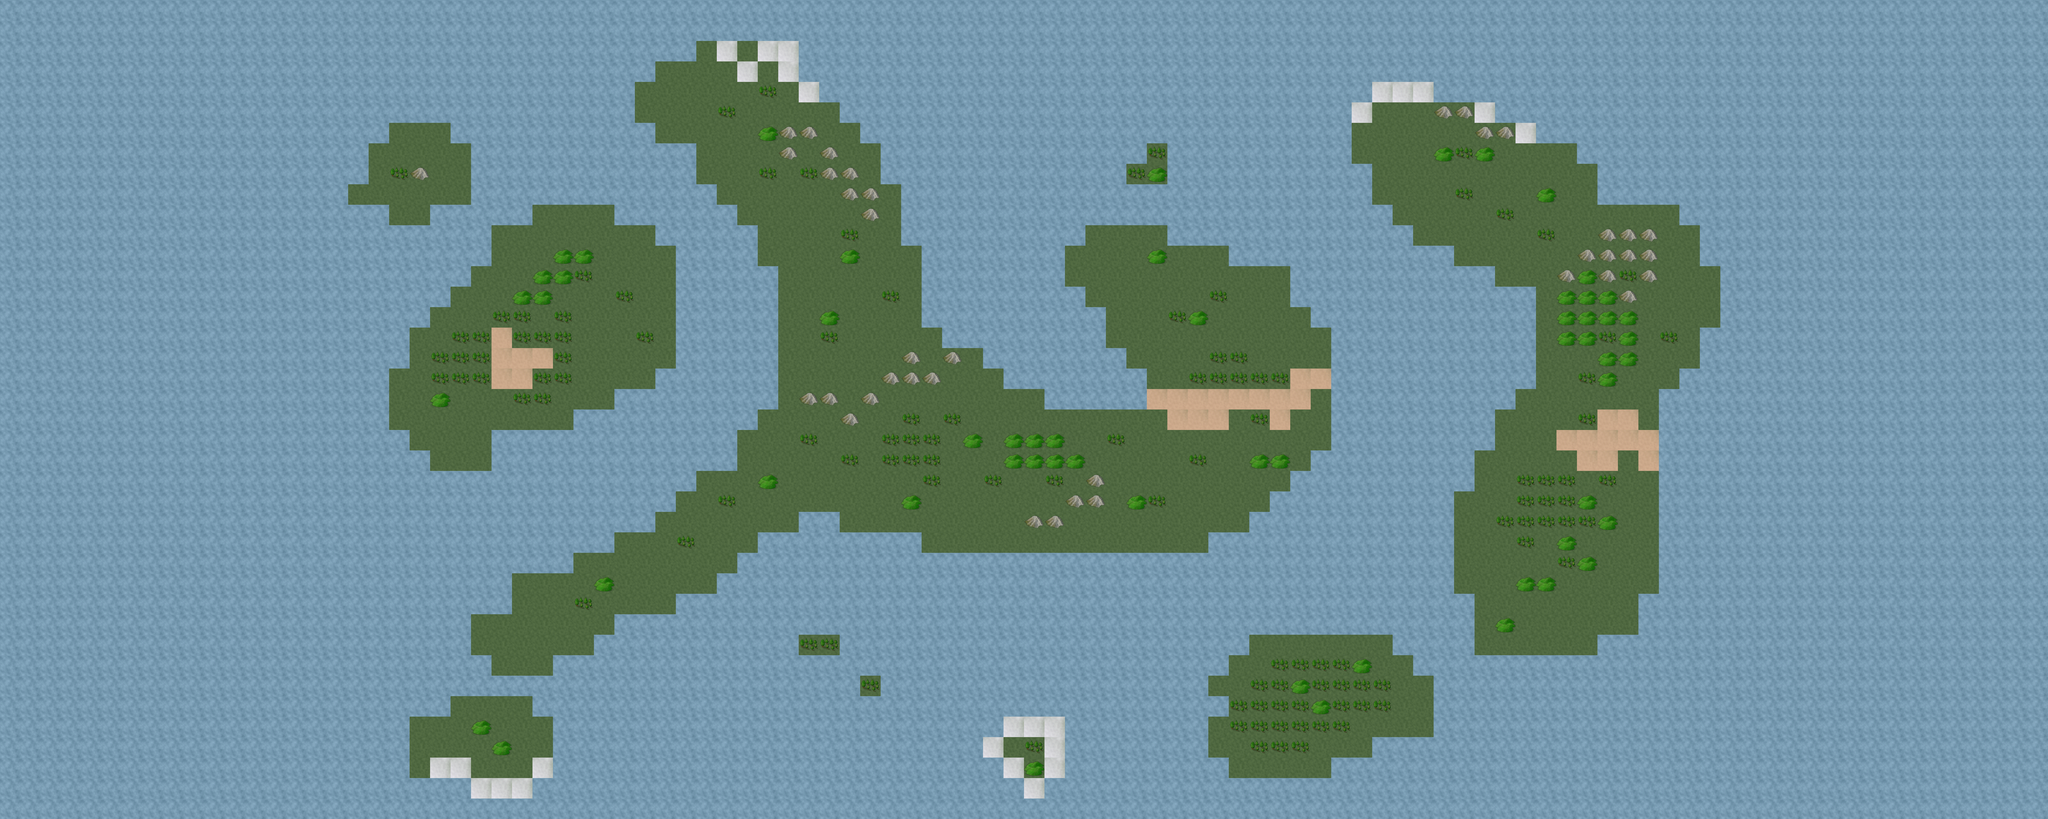

Rendered tile map (Tiled .tmx) drawn with the repository's tilesets; below, a short description and the map source with its tile grids summarised:
An orthogonal 100x40 tile map with 64x64 px tiles, 1 tile layer (Tile Layer 1).

<map version="1.0" orientation="orthogonal" width="100" height="40" tilewidth="64" tileheight="64">
 <tileset firstgid="1" source="Conquests Tiles.tsx" />
 <layer name="Tile Layer 1" width="100" height="40">
  <data>[4000 cells, 4000 non-empty, 7 distinct tile ids]</data>
 </layer>
</map>